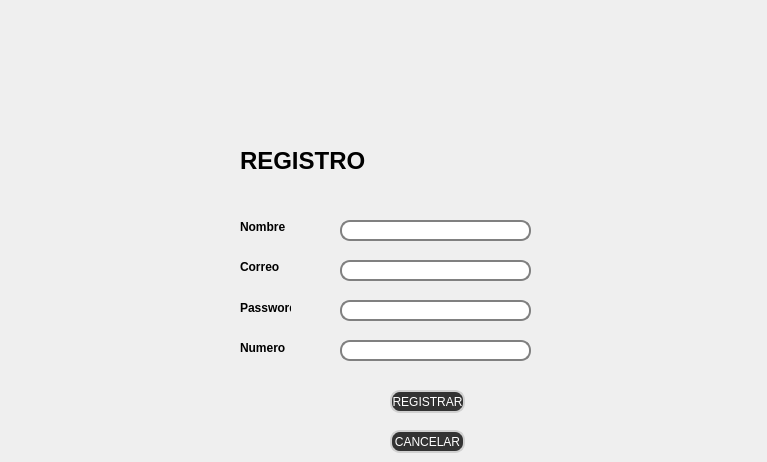
    <widget class="QWidget" name="page">
     <widget class="QLabel" name="label">
      <property name="geometry">
       <rect>
        <x>240</x>
        <y>220</y>
        <width>47</width>
        <height>13</height>
       </rect>
      </property>
      <property name="font">
       <font>
        <weight>75</weight>
        <bold>true</bold>
       </font>
      </property>
      <property name="styleSheet">
       <string notr="true"/>
      </property>
      <property name="text">
       <string>Nombre</string>
      </property>
     </widget>
     <widget class="QLabel" name="label_2">
      <property name="geometry">
       <rect>
        <x>240</x>
        <y>260</y>
        <width>47</width>
        <height>13</height>
       </rect>
      </property>
      <property name="font">
       <font>
        <weight>75</weight>
        <bold>true</bold>
       </font>
      </property>
      <property name="styleSheet">
       <string notr="true"/>
      </property>
      <property name="text">
       <string>Correo</string>
      </property>
     </widget>
     <widget class="QLabel" name="label_3">
      <property name="geometry">
       <rect>
        <x>240</x>
        <y>300</y>
        <width>51</width>
        <height>16</height>
       </rect>
      </property>
      <property name="font">
       <font>
        <weight>75</weight>
        <bold>true</bold>
       </font>
      </property>
      <property name="styleSheet">
       <string notr="true"/>
      </property>
      <property name="text">
       <string>Password</string>
      </property>
     </widget>
     <widget class="QLabel" name="label_4">
      <property name="geometry">
       <rect>
        <x>240</x>
        <y>340</y>
        <width>51</width>
        <height>16</height>
       </rect>
      </property>
      <property name="font">
       <font>
        <weight>75</weight>
        <bold>true</bold>
       </font>
      </property>
      <property name="styleSheet">
       <string notr="true"/>
      </property>
      <property name="text">
       <string>Numero</string>
      </property>
     </widget>
     <widget class="QLineEdit" name="LENombre">
      <property name="geometry">
       <rect>
        <x>340</x>
        <y>220</y>
        <width>191</width>
        <height>21</height>
       </rect>
      </property>
      <property name="styleSheet">
       <string notr="true">QLineEdit{ 
  border:2px solid gray;
 border-radius: 10px;
 padding: white;
background: white;
selection-background-color: darkgray;
}</string>
      </property>
      <property name="alignment">
       <set>Qt::AlignCenter</set>
      </property>
     </widget>
     <widget class="QLineEdit" name="LECorreo">
      <property name="geometry">
       <rect>
        <x>340</x>
        <y>260</y>
        <width>191</width>
        <height>21</height>
       </rect>
      </property>
      <property name="styleSheet">
       <string notr="true">QLineEdit{ 
  border:2px solid gray;
 border-radius: 10px;
 padding: white;
background: white;
selection-background-color: darkgray;
}</string>
      </property>
      <property name="alignment">
       <set>Qt::AlignCenter</set>
      </property>
     </widget>
     <widget class="QLineEdit" name="LEPassword">
      <property name="geometry">
       <rect>
        <x>340</x>
        <y>300</y>
        <width>191</width>
        <height>21</height>
       </rect>
      </property>
      <property name="styleSheet">
       <string notr="true">QLineEdit{ 
  border:2px solid gray;
 border-radius: 10px;
 padding: white;
background: white;
selection-background-color: darkgray;
}</string>
      </property>
      <property name="alignment">
       <set>Qt::AlignCenter</set>
      </property>
     </widget>
     <widget class="QLineEdit" name="LENumero">
      <property name="geometry">
       <rect>
        <x>340</x>
        <y>340</y>
        <width>191</width>
        <height>21</height>
       </rect>
      </property>
      <property name="styleSheet">
       <string notr="true">QLineEdit{ 
  border:2px solid gray;
 border-radius: 10px;
 padding: white;
background: white;
selection-background-color: darkgray;
}</string>
      </property>
      <property name="alignment">
       <set>Qt::AlignCenter</set>
      </property>
     </widget>
     <widget class="QLabel" name="label_5">
      <property name="geometry">
       <rect>
        <x>240</x>
        <y>140</y>
        <width>251</width>
        <height>41</height>
       </rect>
      </property>
      <property name="font">
       <font>
        <pointsize>18</pointsize>
        <weight>75</weight>
        <bold>true</bold>
       </font>
      </property>
      <property name="styleSheet">
       <string notr="true"/>
      </property>
      <property name="text">
       <string>REGISTRO</string>
      </property>
     </widget>
     <widget class="QPushButton" name="BRegistrar">
      <property name="geometry">
       <rect>
        <x>390</x>
        <y>390</y>
        <width>75</width>
        <height>23</height>
       </rect>
      </property>
      <property name="styleSheet">
       <string notr="true">QPushButton{
 border:2px solid rgb(208, 208, 208);
color:white;
background:#333;
border-radius:10px;
}
QPushButton:hover{
color:#333;
border-radius:9px;
background:white;
}
</string>
      </property>
      <property name="text">
       <string>REGISTRAR</string>
      </property>
     </widget>
     <widget class="QPushButton" name="BCancelar">
      <property name="geometry">
       <rect>
        <x>390</x>
        <y>430</y>
        <width>75</width>
        <height>23</height>
       </rect>
      </property>
      <property name="styleSheet">
       <string notr="true">QPushButton{
 border:2px solid rgb(208, 208, 208);
color:white;
background:#333;
border-radius:10px;
}
QPushButton:hover{
color:#333;
border-radius:9px;
background:white;
}
</string>
      </property>
      <property name="text">
       <string>CANCELAR</string>
      </property>
     </widget>
     <widget class="QLabel" name="label_18">
      <property name="geometry">
       <rect>
        <x>587</x>
        <y>147</y>
        <width>171</width>
        <height>271</height>
       </rect>
      </property>
      <property name="font">
       <font>
        <pointsize>18</pointsize>
        <weight>75</weight>
        <bold>true</bold>
       </font>
      </property>
      <property name="text">
       <string/>
      </property>
      <property name="pixmap">
       <pixmap resource="imagenes.qrc">:/imagenes/imagenes/hombre (4).png</pixmap>
      </property>
     </widget>
    </widget>
